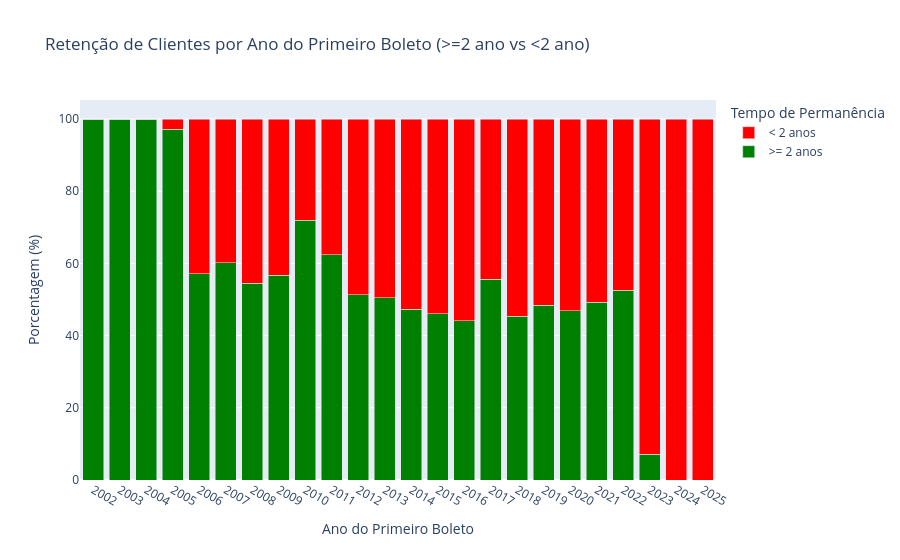

Here is the notebook cell this chart was saved with:
### Markdown cell above
### 2 anos

### Code cell
import pandas as pd
import matplotlib.pyplot as plt



# Converter a coluna 'data_primeiro_boleto' para datetime
tabela_nova_df['data_primeiro_boleto'] = pd.to_datetime(tabela_nova_df['data_primeiro_boleto'])

# Criar a coluna do ano do primeiro boleto
tabela_nova_df['ano_primeiro_boleto'] = tabela_nova_df['data_primeiro_boleto'].dt.year

# Agrupar por ano e calcular total, porcentagens de >=2 anos e <2 anos
tabela = tabela_nova_df.groupby('ano_primeiro_boleto').agg(
    total_registros=('anos_boleto', 'count'),
    porcentagem_maior_2=('anos_boleto', lambda x: (x >= 2).mean() * 100),
    porcentagem_menor_2=('anos_boleto', lambda x: (x < 2).mean() * 100)
).reset_index()

display(tabela)

import pandas as pd
import plotly.graph_objects as go



# Criar gráfico corrigido
fig = go.Figure()

# Adicionar barras para os clientes com >= 2 anos
fig.add_trace(go.Bar(
    x=tabela['ano_primeiro_boleto'], 
    y=tabela['porcentagem_maior_2'], 
    name=">= 2 anos", 
    marker_color='green'
))

# Adicionar barras para os clientes com < 2 anos (empilhadas)
fig.add_trace(go.Bar(
    x=tabela['ano_primeiro_boleto'], 
    y=tabela['porcentagem_menor_2'], 
    name="< 2 anos", 
    marker_color='red'
))

# Configurações do layout para corrigir eixo X
fig.update_layout(
    title="Retenção de Clientes por Ano do Primeiro Boleto (>=2 ano vs <2 ano)",
    xaxis_title="Ano do Primeiro Boleto",
    yaxis_title="Porcentagem (%)",
    xaxis=dict(
        tickmode='array',
        tickvals=tabela['ano_primeiro_boleto'].unique(),  # Apenas anos inteiros
        ticktext=[str(ano) for ano in tabela['ano_primeiro_boleto'].unique()]
    ),
    barmode='stack',
    legend_title="Tempo de Permanência"
)

# Exibir o gráfico
fig.show()

### Figure 1 — Plotly figure (JSON) as saved in the notebook; plotly's stock layout.template omitted (floating-point values rounded to 4 significant figures)
{"data": [{"marker": {"color": "green"}, "name": ">= 2 anos", "type": "bar", "x": [2002, 2003, 2004, 2005, 2006, 2007, 2008, 2009, 2010, 2011, 2012, 2013, 2014, 2015, 2016, 2017, 2018, 2019, 2020, 2021, 2022, 2023, 2024, 2025], "y": [100.0, 100.0, 100.0, 97.14, 57.17, 60.15, 54.5, 56.76, 72.02, 62.39, 51.27, 50.5, 47.27, 46.11, 44.18, 55.66, 45.43, 48.37, 46.85, 49.28, 52.6, 7.154, 0.0, 0.0]}, {"marker": {"color": "red"}, "name": "< 2 anos", "type": "bar", "x": [2002, 2003, 2004, 2005, 2006, 2007, 2008, 2009, 2010, 2011, 2012, 2013, 2014, 2015, 2016, 2017, 2018, 2019, 2020, 2021, 2022, 2023, 2024, 2025], "y": [0.0, 0.0, 0.0, 2.857, 42.83, 39.85, 45.5, 43.24, 27.98, 37.61, 48.73, 49.5, 52.73, 53.89, 55.82, 44.34, 54.57, 51.63, 53.15, 50.72, 47.4, 92.85, 100.0, 100.0]}], "layout": {"barmode": "stack", "legend": {"title": {"text": "Tempo de Permanência"}}, "title": {"text": "Retenção de Clientes por Ano do Primeiro Boleto (>=2 ano vs <2 ano)"}, "xaxis": {"tickmode": "array", "ticktext": ["2002", "2003", "2004", "2005", "2006", "2007", "2008", "2009", "2010", "2011", "2012", "2013", "2014", "2015", "2016", "2017", "2018", "2019", "2020", "2021", "2022", "2023", "2024", "2025"], "tickvals": [2002, 2003, 2004, 2005, 2006, 2007, 2008, 2009, 2010, 2011, 2012, 2013, 2014, 2015, 2016, 2017, 2018, 2019, 2020, 2021, 2022, 2023, 2024, 2025], "title": {"text": "Ano do Primeiro Boleto"}}, "yaxis": {"title": {"text": "Porcentagem (%)"}}}}
